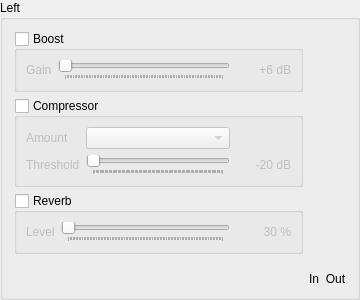
<?xml version="1.0" encoding="UTF-8"?>
<ui version="4.0">
 <class>CInputEffectLaneBase</class>
 <widget class="QGroupBox" name="CInputEffectLaneBase">
  <property name="geometry">
   <rect>
    <x>0</x>
    <y>0</y>
    <width>360</width>
    <height>300</height>
   </rect>
  </property>
  <property name="title">
   <string>Left</string>
  </property>
  <layout class="QHBoxLayout" name="horizontalLayoutLane">
   <item>
    <layout class="QVBoxLayout" name="verticalLayoutEffects">
     <item>
      <widget class="QGroupBox" name="grbBoost">
       <property name="title">
        <string>Boost</string>
       </property>
       <property name="checkable">
        <bool>true</bool>
       </property>
       <property name="checked">
        <bool>false</bool>
       </property>
       <layout class="QGridLayout" name="gridLayoutBoost">
        <item row="0" column="0">
         <widget class="QLabel" name="lblBoostGain">
          <property name="text">
           <string>Gain</string>
          </property>
          <property name="buddy">
           <cstring>sldBoost</cstring>
          </property>
         </widget>
        </item>
        <item row="0" column="1">
         <widget class="QSlider" name="sldBoost">
          <property name="orientation">
           <enum>Qt::Horizontal</enum>
          </property>
          <property name="pageStep">
           <number>1</number>
          </property>
          <property name="tickPosition">
           <enum>QSlider::TicksBelow</enum>
          </property>
         </widget>
        </item>
        <item row="0" column="2">
         <widget class="QLabel" name="lblBoostValue">
          <property name="minimumSize">
           <size>
            <width>55</width>
            <height>0</height>
           </size>
          </property>
          <property name="text">
           <string>+6 dB</string>
          </property>
          <property name="alignment">
           <set>Qt::AlignRight|Qt::AlignVCenter</set>
          </property>
         </widget>
        </item>
       </layout>
      </widget>
     </item>
     <item>
      <widget class="QGroupBox" name="grbComp">
       <property name="title">
        <string>Compressor</string>
       </property>
       <property name="checkable">
        <bool>true</bool>
       </property>
       <property name="checked">
        <bool>false</bool>
       </property>
       <layout class="QGridLayout" name="gridLayoutComp">
        <item row="0" column="0">
         <widget class="QLabel" name="lblCompAmount">
          <property name="text">
           <string>Amount</string>
          </property>
          <property name="buddy">
           <cstring>cbxCompAmount</cstring>
          </property>
         </widget>
        </item>
        <item row="0" column="1">
         <widget class="QComboBox" name="cbxCompAmount"/>
        </item>
        <item row="1" column="0">
         <widget class="QLabel" name="lblCompThreshold">
          <property name="text">
           <string>Threshold</string>
          </property>
          <property name="buddy">
           <cstring>sldCompThreshold</cstring>
          </property>
         </widget>
        </item>
        <item row="1" column="1">
         <widget class="QSlider" name="sldCompThreshold">
          <property name="orientation">
           <enum>Qt::Horizontal</enum>
          </property>
          <property name="pageStep">
           <number>1</number>
          </property>
          <property name="tickPosition">
           <enum>QSlider::TicksBelow</enum>
          </property>
         </widget>
        </item>
        <item row="1" column="2">
         <widget class="QLabel" name="lblCompThresholdValue">
          <property name="minimumSize">
           <size>
            <width>55</width>
            <height>0</height>
           </size>
          </property>
          <property name="text">
           <string>-20 dB</string>
          </property>
          <property name="alignment">
           <set>Qt::AlignRight|Qt::AlignVCenter</set>
          </property>
         </widget>
        </item>
       </layout>
      </widget>
     </item>
     <item>
      <widget class="QGroupBox" name="grbReverb">
       <property name="title">
        <string>Reverb</string>
       </property>
       <property name="checkable">
        <bool>true</bool>
       </property>
       <property name="checked">
        <bool>false</bool>
       </property>
       <layout class="QGridLayout" name="gridLayoutReverb">
        <item row="0" column="0">
         <widget class="QLabel" name="lblReverbLevel">
          <property name="text">
           <string>Level</string>
          </property>
          <property name="buddy">
           <cstring>sldReverb</cstring>
          </property>
         </widget>
        </item>
        <item row="0" column="1">
         <widget class="QSlider" name="sldReverb">
          <property name="orientation">
           <enum>Qt::Horizontal</enum>
          </property>
          <property name="pageStep">
           <number>1</number>
          </property>
          <property name="tickPosition">
           <enum>QSlider::TicksBelow</enum>
          </property>
         </widget>
        </item>
        <item row="0" column="2">
         <widget class="QLabel" name="lblReverbValue">
          <property name="minimumSize">
           <size>
            <width>55</width>
            <height>0</height>
           </size>
          </property>
          <property name="text">
           <string>30 %</string>
          </property>
          <property name="alignment">
           <set>Qt::AlignRight|Qt::AlignVCenter</set>
          </property>
         </widget>
        </item>
       </layout>
      </widget>
     </item>
     <item>
      <spacer name="verticalSpacerEffects">
       <property name="orientation">
        <enum>Qt::Vertical</enum>
       </property>
       <property name="sizeHint" stdset="0">
        <size>
         <width>20</width>
         <height>0</height>
        </size>
       </property>
      </spacer>
     </item>
    </layout>
   </item>
   <item>
    <layout class="QHBoxLayout" name="horizontalLayoutMeters">
     <item>
      <layout class="QVBoxLayout" name="verticalLayoutMeterIn">
       <item>
        <widget class="CLevelMeter" name="lbrInputRaw" native="true">
         <property name="sizePolicy">
          <sizepolicy hsizetype="Fixed" vsizetype="Expanding">
           <horstretch>0</horstretch>
           <verstretch>0</verstretch>
          </sizepolicy>
         </property>
         <property name="minimumSize">
          <size>
           <width>0</width>
           <height>125</height>
          </size>
         </property>
        </widget>
       </item>
       <item>
        <widget class="QLabel" name="lblMeterIn">
         <property name="text">
          <string>In</string>
         </property>
         <property name="alignment">
          <set>Qt::AlignCenter</set>
         </property>
        </widget>
       </item>
      </layout>
     </item>
     <item>
      <layout class="QVBoxLayout" name="verticalLayoutMeterOut">
       <item>
        <widget class="CLevelMeter" name="lbrOutput" native="true">
         <property name="sizePolicy">
          <sizepolicy hsizetype="Fixed" vsizetype="Expanding">
           <horstretch>0</horstretch>
           <verstretch>0</verstretch>
          </sizepolicy>
         </property>
         <property name="minimumSize">
          <size>
           <width>0</width>
           <height>125</height>
          </size>
         </property>
        </widget>
       </item>
       <item>
        <widget class="QLabel" name="lblMeterOut">
         <property name="text">
          <string>Out</string>
         </property>
         <property name="alignment">
          <set>Qt::AlignCenter</set>
         </property>
        </widget>
       </item>
      </layout>
     </item>
    </layout>
   </item>
  </layout>
 </widget>
 <customwidgets>
  <customwidget>
   <class>CLevelMeter</class>
   <extends>QWidget</extends>
   <header>levelmeter.h</header>
   <container>1</container>
  </customwidget>
 </customwidgets>
 <tabstops>
  <tabstop>grbBoost</tabstop>
  <tabstop>sldBoost</tabstop>
  <tabstop>grbComp</tabstop>
  <tabstop>cbxCompAmount</tabstop>
  <tabstop>sldCompThreshold</tabstop>
  <tabstop>grbReverb</tabstop>
  <tabstop>sldReverb</tabstop>
 </tabstops>
 <resources/>
 <connections/>
</ui>
